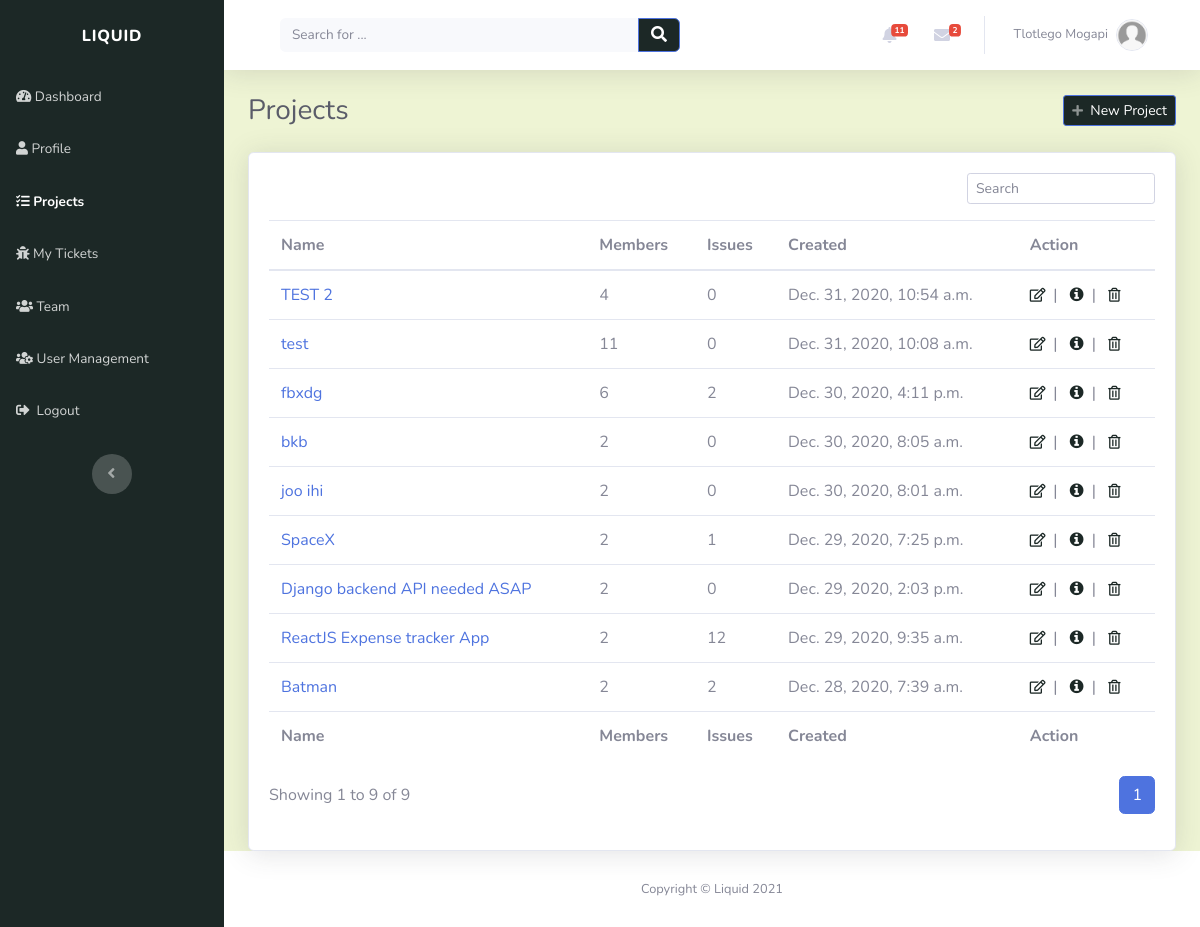
The page /projects/ (signed in) on the database as committed earlier.
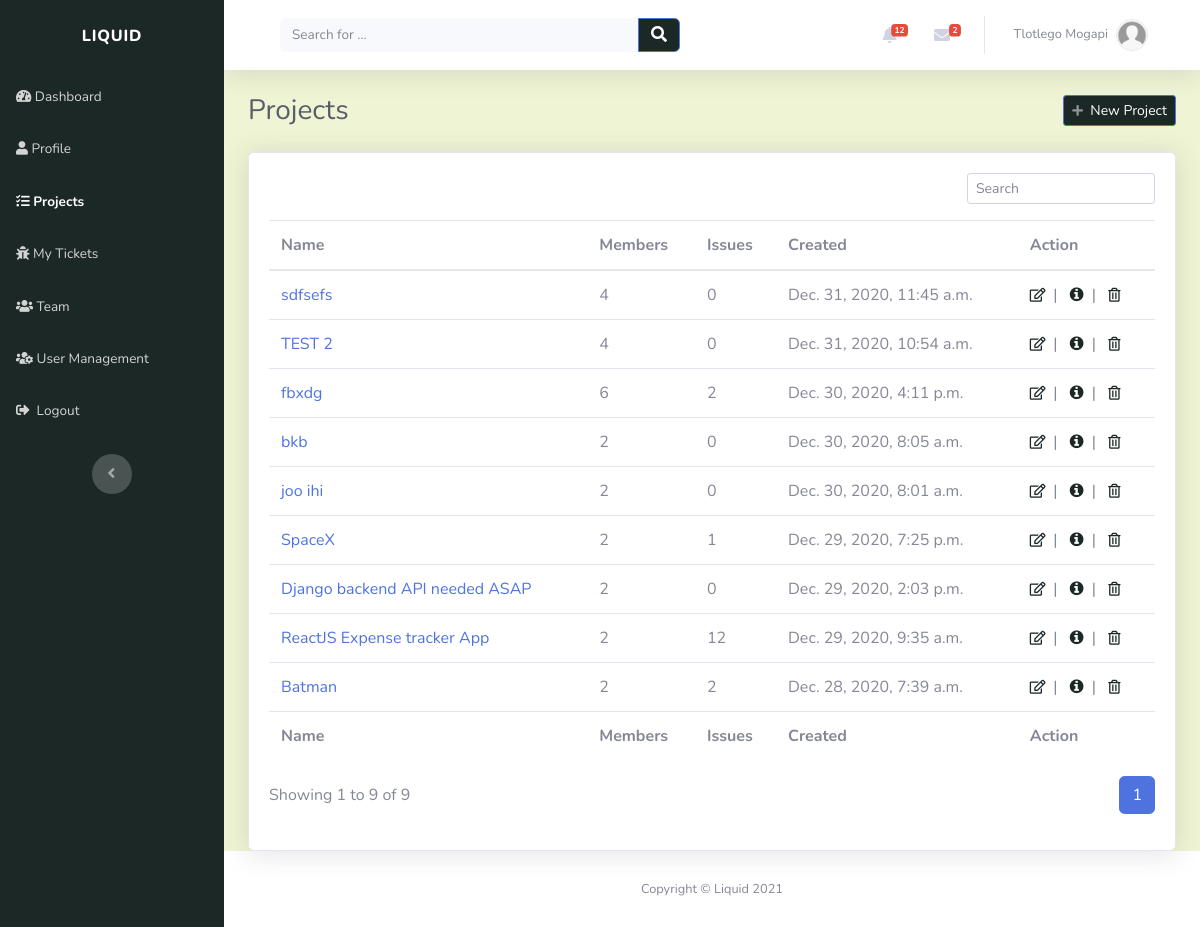
The same page on the database as committed later.
### account/models.py (models this page shows, shortened)
class Profile(models.Model):
    user = models.OneToOneField(settings.AUTH_USER_MODEL, on_delete=models.CASCADE, unique=True)
    profile_picture = models.ImageField(default='profile_images/default.jpg', upload_to='profile_images', blank=True)
    website = models.URLField(blank=True)
    first_name = models.CharField(max_length=30, blank=True)
    last_name = models.CharField(max_length=30, blank=True)
    address = models.CharField(max_length=50, blank=True)
    city = models.CharField(max_length=50, blank=True)
    country = models.CharField(max_length=50, blank=True)
    slug = models.SlugField(unique=True, blank=True)

### projects/models.py (models this page shows)
class Project(models.Model):
    name = models.CharField(max_length=50, unique=True)
    description = models.CharField(max_length=200)
    created_on = models.DateTimeField(verbose_name="date created", auto_now_add=True)
    created_by = models.ForeignKey(Profile, on_delete=models.CASCADE)
    slug = models.SlugField(unique=True, blank=True)
    def __str__(self):
        return self.name

### projects/views.py (the view)
# urls.py: path('', views.projects_view, name="projects_page"),
@login_required(login_url='login_page')
def projects_view(request):
    context = {}
    user = request.user
    profile = get_object_or_404(Profile, user=user)
    project_roles = ProjectRole.objects.filter(user=profile).order_by('-created_on')
    projects = [role.project for role in project_roles]
    page = request.GET.get('page', 1)
    projects_paginator = Paginator(projects, PROJECTS_PER_PAGE)
    try:
        projects = projects_paginator.page(page)
    except PageNotAnInteger:
        projects = projects_paginator.page(PROJECTS_PER_PAGE)
    except EmptyPage:
        projects = projects_paginator.page(projects_paginator.num_pages)
    context['user_projects'] = projects
    return render(request, "projects/projects.html", context)

### index/custom_processors.py (called while the page is built)
def profile_processor(request):
    if request.user.is_authenticated:
        user = request.user
        user_profile = get_object_or_404(Profile, user=user)
        user_messages = DirectMessage.objects.filter(receiver=user_profile).order_by('-created_on')[:5]
        user_alerts = Alert.objects.filter(user=user_profile).order_by('-created_on')[:5]
        return {'profile': user_profile, 'direct_messages': user_messages, 'alerts': user_alerts}
    else:
        return{}

### projects/templates/projects/projects.html
{% extends "index/header.html" %} {% load static %} {% block title %}Projects{% endblock %} {% block content %}
<div class="d-sm-flex justify-content-between align-items-center mb-4">
	<h3 class="text-dark mb-0">Projects</h3>
	{% if request.user.is_admin %}
	<a class="btn btn-primary btn-sm d-none d-sm-inline-block" role="button" href="{% url 'add_project' %}"
		style="background: rgb(28, 40, 38)">
		<em class="fas fa-plus fa-sm text-white-50"></em>
		&nbsp;New Project
	</a>
	{% endif %}
</div>
<div class="card shadow">
	<div class="card-body">
		<div class="row">
			<div class="col-md-12">
				<div class="text-md-right dataTables_filter" id="dataTable_filter">
					<label><input type="search" class="form-control form-control-sm" aria-controls="dataTable"
							placeholder="Search" /></label>
				</div>
			</div>
		</div>
		{% if user_projects %}
		<div class="table-responsive table mt-2" id="dataTable" role="grid" aria-describedby="dataTable_info">
			<table class="table my-0" id="dataTable" aria-describedby="projects">
				<thead>
					{% include "projects/snippets/table_header.html" %}
				</thead>
				<tbody>
					{% for project in user_projects %} {% include "projects/snippets/project.html" %} {%endfor%}
				</tbody>
				<tfoot>
					{% include "projects/snippets/table_header.html" %}
				</tfoot>
			</table>
		</div>
		{% include "projects/snippets/pagination.html" with projects=user_projects %} {% else %}
		<div style="padding-top: 20px" class="text-center">
			<p><strong>You have no projects.</strong></p>
		</div>
		{% endif %}
	</div>
</div>
{% endblock %}

### index/templates/index/snippets/navbar.html (shortened to what this page needs)
<nav
	class="navbar navbar-light navbar-expand bg-white shadow mb-4 topbar static-top"
	style="background: rgb(238, 244, 212)"
>
	<div class="container-fluid">
		<div class="container-fluid">
			<form
				method="GET"
				action="{% url 'index_page' %}"
				target="_self"
				class="form-inline d-none d-sm-inline-block mr-auto ml-md-3 my-2 my-md-0 mw-100 navbar-search"
			>
				<div class="input-group">
					<input
						class="bg-light form-control border-0 small"
						type="search"
						placeholder="Search for ..."
						value="{{query}}"
						name="q"
					/>
					<div class="input-group-append">
						<button class="btn btn-primary py-0" type="submit" style="background: rgb(28, 40, 38)">
							<em class="fas fa-search"></em>
						</button>
					</div>
				</div>
			</form>
			<ul class="nav navbar-nav flex-nowrap ml-auto">
				<li class="nav-item dropdown no-arrow mx-1">
					<div class="nav-item dropdown no-arrow">
						<a class="dropdown-toggle nav-link" data-toggle="dropdown" aria-expanded="false" href="#"
							>{% if alerts %}<span class="badge badge-danger badge-counter"
								>{{profile.alert_set.all.count}}</span
							>
							{%endif%}<em class="fas fa-bell fa-fw"></em
						></a>
					</div>
				</li>
				<li class="nav-item dropdown no-arrow mx-1">
					<div class="nav-item dropdown no-arrow">
						<a class="dropdown-toggle nav-link" data-toggle="dropdown" aria-expanded="false" href="#"
							><em class="fas fa-envelope fa-fw"></em>{% if direct_messages %}<span
								class="badge badge-danger badge-counter"
								>{{profile.direct_messages.all.count}}</span
							>{%endif%}</a
						>
					</div>
				</li>
				<li class="nav-item dropdown no-arrow">
					<div class="nav-item dropdown no-arrow">
						<a class="dropdown-toggle nav-link" data-toggle="dropdown" aria-expanded="false" href="#"
							><span class="d-none d-lg-inline mr-2 text-gray-600 small">
								{% if profile.first_name and profile.last_name %} {{profile.first_name}}
								{{profile.last_name}} {% else %} {{user}} {%endif%}
							</span>
							<img
								class="border rounded-circle img-profile"
								src="{{profile.profile_picture.url}}"
								alt="user image"
							/>
						</a>
					</div>
				</li>
			</ul>
		</div>
	</div>
</nav>

### projects/templates/projects/snippets/project.html
<tr style="white-space: nowrap">
	<td><a href="{% url 'view_project' project.slug %}">{{ project | truncatechars:40 }}</a></td>
	<td>{{ project.projectrole_set.all.count }}</td>
	<td>{{ project.tickets.all.count }}</td>
	<td>{{ project.created_on }}</td>
	<td>{% include "projects/snippets/project_action.html" %}</td>
</tr>

### projects/templates/projects/snippets/project_action.html
{% if request.user.is_admin %}
<a role="button" href="{% url 'edit_project' project.slug %}" style="color: rgb(28, 40, 38)" title="Edit"
	><em class="far fa-edit fa-sm">&nbsp</em></a
>
 |&nbsp&nbsp{% endif %}
<a role="button" href="{% url 'view_project' project.slug %}" style="color: rgb(28, 40, 38)" title="More information"
	><em class="fa fa-info-circle">&nbsp</em></a
>
{% if request.user.is_admin %} |&nbsp&nbsp
<a role="button" href="{% url 'delete_project' project.slug %}" style="color: rgb(28, 40, 38)" title="Delete"
	><em class="far fa-trash-alt fa-sm">&nbsp</em></a
>
{% endif %}

Rows that differ between the two databases and show on the page:
removed Project: name "test", projectrole_set.all.count "11", tickets.all.count "0", created_on "Dec. 31, 2020, 10:08 a.m."
computed for Profile "Tlotlego": alert_set.all.count "11" → "12"
added Project: name "sdfsefs", projectrole_set.all.count "4", tickets.all.count "0", created_on "Dec. 31, 2020, 11:45 a.m."
